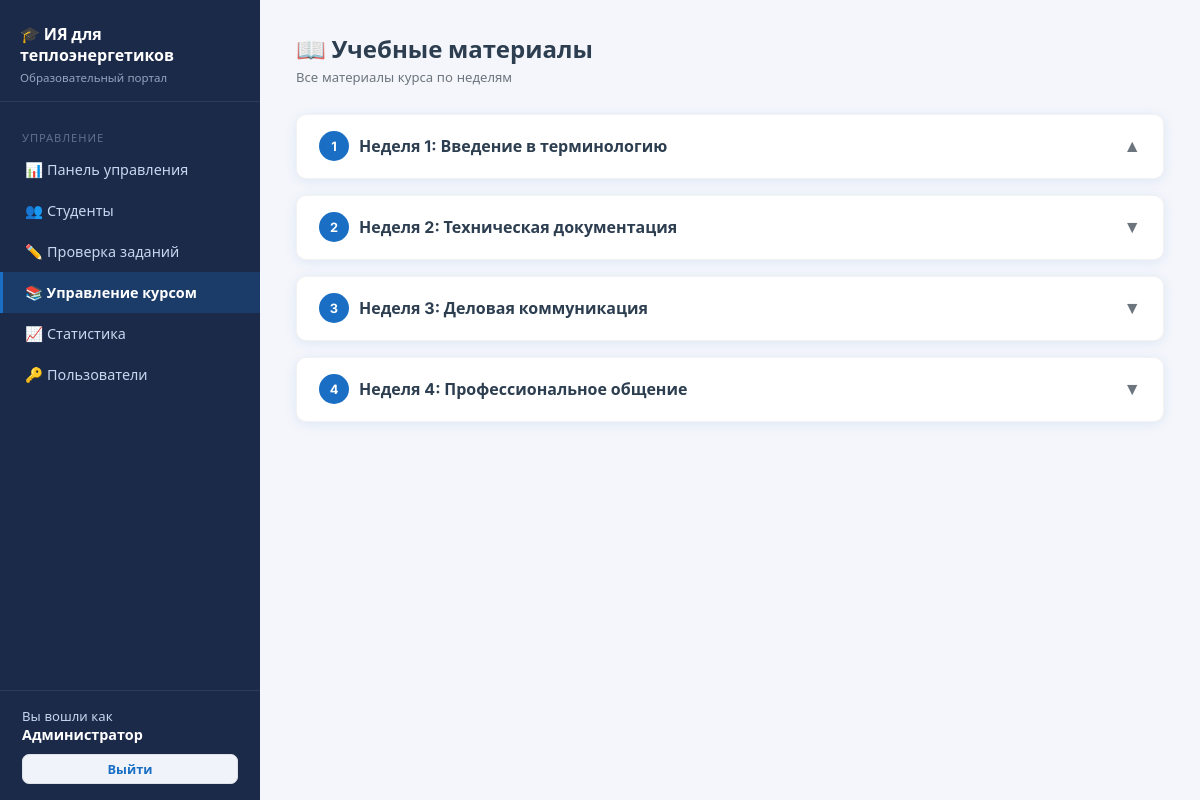
Page /materials (signed in) on the committed database.
### app.py (models this page shows, shortened)
class User(UserMixin, db.Model):
    __tablename__ = 'users'
    id = db.Column(db.Integer, primary_key=True)
    username = db.Column(db.String(64), unique=True, nullable=False)
    full_name = db.Column(db.String(128), nullable=False)
    email = db.Column(db.String(120), unique=True, nullable=False)
    password_hash = db.Column(db.String(256), nullable=False)
    role = db.Column(db.String(16), nullable=False, default='student')  # student, teacher, admin
    is_active = db.Column(db.Boolean, default=True)
    created_at = db.Column(db.DateTime, default=lambda: datetime.now(timezone.utc))
    submissions = db.relationship('Submission', foreign_keys='Submission.user_id', backref='student', lazy=True)
    test_submissions = db.relationship('TestSubmission', foreign_keys='TestSubmission.user_id', backref='student', lazy=True)

class Week(db.Model):
    __tablename__ = 'weeks'
    id = db.Column(db.Integer, primary_key=True)
    course_id = db.Column(db.Integer, db.ForeignKey('courses.id'), nullable=False)
    number = db.Column(db.Integer, nullable=False)
    title = db.Column(db.String(256), nullable=False)
    materials = db.relationship('Material', backref='week', lazy=True)
    assignments = db.relationship('Assignment', backref='week', lazy=True)
    tests = db.relationship('Test', backref='week', lazy=True)

### app.py (the view)
@app.route('/materials')
@login_required
def materials():
    course = Course.query.first()
    return render_template('materials.html', course=course)

### app.py (called while the page is built)
@login_manager.user_loader
def load_user(user_id):
    return db.session.get(User, int(user_id))

@app.context_processor
def inject_now():
    return {'now': datetime.now(timezone.utc), 'json': json}

### templates/materials.html (shortened to what this page needs)
{% extends 'base.html' %}
{% block content %}
<div class="topbar">
  <div>
    <h1>📖 Учебные материалы</h1>
    <div class="breadcrumb">Все материалы курса по неделям</div>
  </div>
</div>
{% for week in course.weeks %}
<div class="week-block">
  <div class="week-header" onclick="toggleWeek({{ week.id }})">
    <div class="week-title">
      <div class="week-num">{{ week.number }}</div>
      {{ week.title }}
    </div>
    <span id="arrow-{{ week.id }}" style="font-size:1.1rem;color:var(--muted)">▼</span>
  </div>
    {% set ns = namespace(has_items=false) %}
    {% set visible_mats = week.materials | selectattr('visible') | list %}
    {% set visible_asgn = week.assignments | selectattr('visible') | list %}
    {% set visible_tests = week.tests | selectattr('visible') | list %}
</div>
{% else %}
<div class="card">
  <p style="text-align:center;color:var(--muted);padding:30px">Учебные материалы ещё не добавлены.</p>
</div>
{% endfor %}
{% endblock %}

### templates/base.html (shortened to what this page needs)
<!DOCTYPE html>
<html lang="ru">
<head>
  <link rel="stylesheet" href="{{ url_for('static', filename='css/style.css') }}">
</head>
<body>
<div class="layout">
  <aside class="sidebar">
    <div class="sidebar-logo">
      <div class="logo-title">🎓 ИЯ для теплоэнергетиков</div>
      <div class="logo-sub">Образовательный портал</div>
    </div>
    <nav class="sidebar-nav">
      {% if current_user.is_authenticated %}
        {% if current_user.role in ('teacher', 'admin') %}
          <div class="nav-section">Управление</div>
          <a href="{{ url_for('admin_dashboard') }}" class="{{ 'active' if request.endpoint == 'admin_dashboard' }}">
            📊 Панель управления
          </a>
          <a href="{{ url_for('admin_students') }}" class="{{ 'active' if request.endpoint in ('admin_students','admin_student_detail') }}">
            👥 Студенты
          </a>
          <a href="{{ url_for('admin_review') }}" class="{{ 'active' if request.endpoint in ('admin_review','admin_review_detail') }}">
            ✏️ Проверка заданий
          </a>
          <a href="{{ url_for('admin_course') }}" class="{{ 'active' if 'course' in request.endpoint or 'material' in request.endpoint or 'assignment' in request.endpoint or 'test' in request.endpoint }}">
            📚 Управление курсом
          </a>
          <a href="{{ url_for('admin_statistics') }}" class="{{ 'active' if request.endpoint == 'admin_statistics' }}">
            📈 Статистика
          </a>
          {% if current_user.role == 'admin' %}
          <a href="{{ url_for('admin_users') }}" class="{{ 'active' if request.endpoint == 'admin_users' }}">
            🔑 Пользователи
          </a>
          {% endif %}
        {% endif %}
      {% endif %}
    </nav>
    {% if current_user.is_authenticated %}
    <div class="sidebar-footer">
      <div class="user-info">Вы вошли как</div>
      <div class="user-name">{{ current_user.full_name }}</div>
      <div style="margin-top:10px">
        <a href="{{ url_for('logout') }}" class="btn btn-secondary btn-sm" style="width:100%;justify-content:center">
          Выйти
        </a>
      </div>
    </div>
    {% endif %}
  </aside>
  <main class="main-content">
    {% block content %}{% endblock %}
  </main>
</div>
</body>
</html>

### static/css/style.css (style rules this page uses)
:root { --primary: #1a6fc4; --primary-dark: #135299; --secondary: #17a2b8; --accent: #f0a500; --bg: #f4f6fb; --sidebar-bg: #1c2a4a; --sidebar-text: #c8d6ef; --sidebar-active: #1a6fc4; --card-bg: #ffffff; --text: #2c3e50; --muted: #6c757d; --border: #dee2e6; --success: #28a745; --warning: #ffc107; --danger: #dc3545; --radius: 10px; --shadow: 0 2px 12px rgba(26,111,196,.10); --transition: .2s ease; }
* { box-sizing: border-box; margin: 0; padding: 0; }
body { font-family: 'Inter', 'Segoe UI', sans-serif; background: var(--bg); color: var(--text); min-height: 100vh; }
.layout { display: flex; min-height: 100vh; }
.sidebar { width: 260px; min-height: 100vh; background: var(--sidebar-bg); display: flex; flex-direction: column; position: fixed; top: 0; left: 0; bottom: 0; z-index: 100; }
.sidebar-logo { padding: 24px 20px 16px; border-bottom: 1px solid rgba(255,255,255,.08); }
.sidebar-logo .logo-title { font-size: 1rem; font-weight: 700; color: #fff; line-height: 1.3; }
.sidebar-logo .logo-sub { font-size: .72rem; color: var(--sidebar-text); margin-top: 4px; opacity: .7; }
.sidebar-nav { flex: 1; padding: 12px 0; }
.sidebar-nav a { display: flex; align-items: center; gap: 10px; padding: 11px 22px; color: var(--sidebar-text); text-decoration: none; font-size: .9rem; border-left: 3px solid transparent; transition: var(--transition); }
.sidebar-nav a.active { background: rgba(26,111,196,.25); color: #fff; border-left-color: var(--primary); font-weight: 600; }
.sidebar-nav .nav-section { padding: 16px 22px 4px; font-size: .7rem; text-transform: uppercase; letter-spacing: .08em; color: rgba(200,214,239,.4); }
.sidebar-footer { padding: 16px 22px; border-top: 1px solid rgba(255,255,255,.08); }
.sidebar-footer .user-info { color: var(--sidebar-text); font-size: .82rem; }
.sidebar-footer .user-name { color: #fff; font-weight: 600; font-size: .9rem; }
.main-content { margin-left: 260px; flex: 1; padding: 32px 36px; }
.topbar { display: flex; align-items: center; justify-content: space-between; margin-bottom: 28px; }
.topbar h1 { font-size: 1.5rem; font-weight: 700; color: var(--text); }
.topbar .breadcrumb { font-size: .82rem; color: var(--muted); margin-top: 3px; }
.btn { display: inline-flex; align-items: center; gap: 6px; padding: 9px 18px; border-radius: 7px; font-size: .88rem; font-weight: 600; cursor: pointer; border: none; text-decoration: none; transition: var(--transition); }
.btn-secondary { background: #f0f4fa; color: var(--primary); border: 1px solid var(--border); }
.btn-sm { padding: 5px 12px; font-size: .8rem; }
.week-block { background: var(--card-bg); border-radius: var(--radius); box-shadow: var(--shadow); margin-bottom: 16px; border: 1px solid rgba(0,0,0,.05); overflow: hidden; }
.week-header { display: flex; align-items: center; justify-content: space-between; padding: 16px 22px; cursor: pointer; border-bottom: 1px solid transparent; transition: background var(--transition); }
.week-title { font-weight: 700; font-size: 1rem; display: flex; align-items: center; gap: 10px; }
.week-num { width: 30px; height: 30px; border-radius: 50%; background: var(--primary); color: #fff; display: flex; align-items: center; justify-content: center; font-size: .8rem; font-weight: 700; flex-shrink: 0; }

### rows in the picture
User: full_name "Администратор"
Week: number "1", title "Неделя 1: Введение в терминологию"
Week: number "2", title "Неделя 2: Техническая документация"
Week: number "3", title "Неделя 3: Деловая коммуникация"
Week: number "4", title "Неделя 4: Профессиональное общение"
